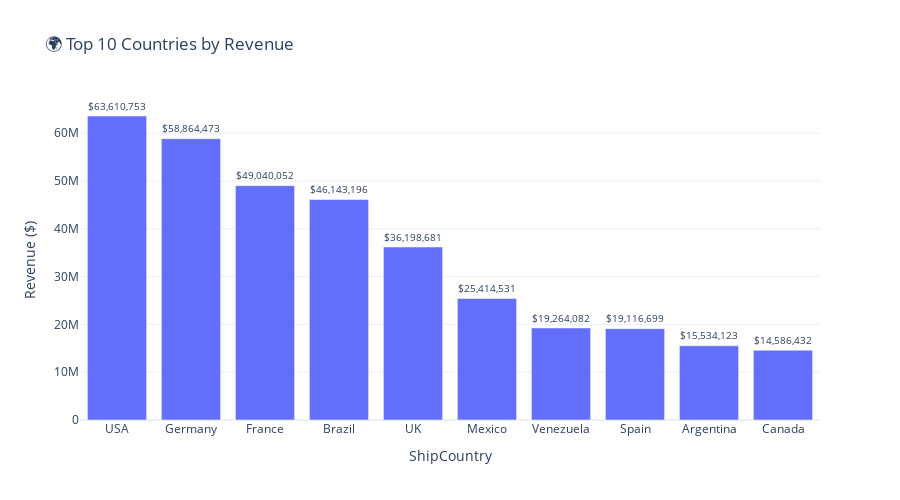

This figure's notebook cell:
### Code cell
# Sales by country
country_sales = df.groupby('ShipCountry').agg({
    'OrderID': 'nunique',
    'Total': 'sum'
}).sort_values('Total', ascending=False).head(10)

country_sales.columns = ['Orders', 'Revenue']

fig = px.bar(
    country_sales,
    x=country_sales.index,
    y='Revenue',
    title='🌍 Top 10 Countries by Revenue',
    labels={'x': 'Country', 'Revenue': 'Revenue ($)'},
    template='plotly_white',
    text='Revenue'
)

fig.update_traces(texttemplate='$%{text:,.0f}', textposition='outside')
fig.update_layout(height=500)
fig.show()

### Figure 1 — Plotly figure (JSON) as saved in the notebook; plotly's stock layout.template omitted (floating-point values rounded to 4 significant figures)
{"data": [{"hovertemplate": "ShipCountry=%{x}<br>Revenue ($)=%{text}<extra></extra>", "legendgroup": "", "marker": {"color": "#636efa", "pattern": {"shape": ""}}, "name": "", "orientation": "v", "showlegend": false, "text": [63610000.0, 58860000.0, 49040000.0, 46140000.0, 36200000.0, 25410000.0, 19260000.0, 19120000.0, 15530000.0, 14590000.0], "textposition": "outside", "texttemplate": "$%{text:,.0f}", "type": "bar", "x": ["USA", "Germany", "France", "Brazil", "UK", "Mexico", "Venezuela", "Spain", "Argentina", "Canada"], "xaxis": "x", "y": [63610000.0, 58860000.0, 49040000.0, 46140000.0, 36200000.0, 25410000.0, 19260000.0, 19120000.0, 15530000.0, 14590000.0], "yaxis": "y"}], "layout": {"barmode": "relative", "height": 500, "legend": {"tracegroupgap": 0}, "title": {"text": "🌍 Top 10 Countries by Revenue"}, "xaxis": {"anchor": "y", "domain": [0, 1], "title": {"text": "ShipCountry"}}, "yaxis": {"anchor": "x", "domain": [0, 1], "title": {"text": "Revenue ($)"}}}}
